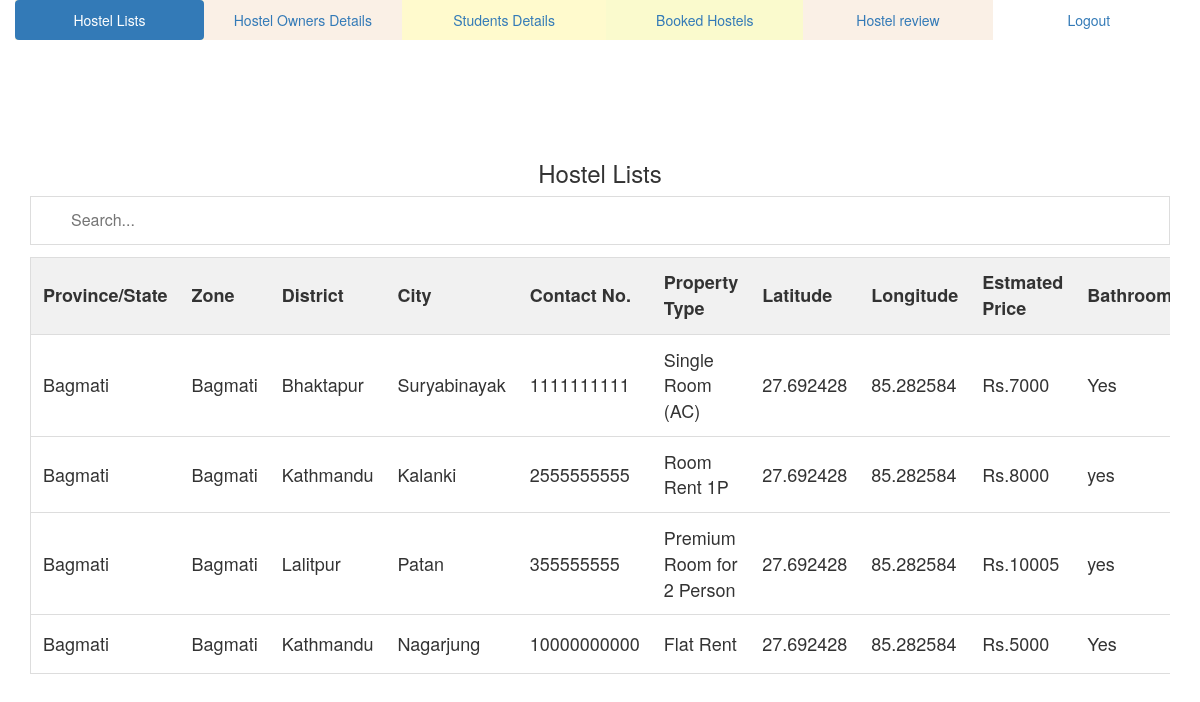
/admin/admin-index.php (signed in), run on the app's committed database.
### tables this page shows
CREATE TABLE `add_property` (
  `property_id` int(10) NOT NULL,
  `province` varchar(50) NOT NULL,
  `zone` varchar(50) NOT NULL,
  `district` varchar(50) NOT NULL,
  `city` varchar(15) NOT NULL,
  `contact_no` bigint(10) NOT NULL,
  `property_type` varchar(50) NOT NULL,
  `estimated_price` bigint(10) NOT NULL,
  `bathroom` varchar(10) NOT NULL,
  `description` varchar(2000) NOT NULL,
  `latitude` decimal(9,6) NOT NULL,
  `longitude` decimal(9,6) NOT NULL,
  `owner_id` int(10) NOT NULL,
  `booked` varchar(10) NOT NULL DEFAULT 'No'
);

### admin/admin-index.php (the view, shortened to what this page needs)
<?php
include("navbar.php");
 ?>
<head>
<link rel="stylesheet" type="text/css" href="style.css">
</head>
<body>
 <div class="container-fluid">
  <ul class="nav nav-pills nav-justified">
    <li class="active" style="background-color: #FFF8DC"><a data-toggle="pill" href="#home">Hostel Lists</a></li>
    <li style="background-color: #FAF0E6"><a data-toggle="pill" href="#menu1">Hostel Owners Details</a></li>
    <li style="background-color: #FFFACD"><a data-toggle="pill" href="#menu2">Students Details</a></li>
    <li style="background-color: #FAFACD"><a data-toggle="pill" href="#menu3">Booked Hostels</a></li>
    <li style="background-color: #FAF0E6"><a href="review.php">Hostel review</a></li>
     <?php
if(isset($_SESSION["email"]) && !empty($_SESSION['email'])){
  echo '<li><a href="../logout.php">Logout</a></li>';
}
else {?>
      <li><a href="../how-to-register.php"><span class="glyphicon glyphicon-user"></span> Register</a></li>
      <li><a href="../how-to-login.php"><span class="glyphicon glyphicon-log-in"></span> Login</a></li>
    <?php } ?>
  </ul>
  <div class="tab-content">
    <div id="home" class="tab-pane fade in active">
      <center style="margin-top:120px;"><h3>Hostel Lists</h3></center>
      <div class="container-fluid">
      <input type="text" id="myInput" onkeyup="myFunction()" placeholder="Search..." title="Type in a name">
            <div style="overflow-x:auto;">
              <table id="myTable">
                <tr class="header">
                  <th>Province/State</th>
                  <th>Zone</th>
                  <th>District</th>
                  <th>City</th>
                  <th>Contact No.</th>
                  <th>Property Type</th>
                  <th>Latitude</th>
                  <th>Longitude</th>
                  <th>Estmated Price</th>
                  <th>Bathroom</th>
                </tr>
                <?php
        include("../config/config.php");
        $sql="SELECT * from add_property";
        $result=mysqli_query($db,$sql);
        if(mysqli_num_rows($result)>0)
      {
          while($rows=mysqli_fetch_assoc($result)){
       ?>
                <tr>
                  <td><?php echo $rows['province'] ?></td>
                  <td><?php echo $rows['zone'] ?></td>
                  <td><?php echo $rows['district'] ?></td>
                  <td><?php echo $rows['city'] ?></td>
                  <td><?php echo $rows['contact_no'] ?></td>
                  <td><?php echo $rows['property_type'] ?></td>
                  <td><?php echo $rows['latitude'] ?></td>
                  <td><?php echo $rows['longitude'] ?></td>
                  <td>Rs.<?php echo $rows['estimated_price'] ?></td>
                  <td><?php echo $rows['bathroom'] ?></td>
                </tr>
                <?php }} ?>
              </table>
            </div>
    </div>
  </div>
  </div>
</body>

### admin/style.css (style rules this page uses)
#myInput, #myInput2, #myInput3, #myInput4 { background-image: url('/css/searchicon.png'); background-position: 10px 10px; background-repeat: no-repeat; width: 100%; font-size: 16px; padding: 12px 20px 12px 40px; border: 1px solid #ddd; margin-bottom: 12px; }
#myTable, #myTable2, #myTable3, #myInput4 { border-collapse: collapse; width: 100%; border: 1px solid #ddd; font-size: 18px; }
#myTable th, #myTable td,#myTable2 th, #myTable2 td,#myTable3 th, #myTable3 td,#myTable4 th, #myTable4 td { text-align: left; padding: 12px; }
#myTable tr,#myTable2 tr,#myTable3 tr,#myTable4 tr { border-bottom: 1px solid #ddd; }
#myTable tr.header, #myTable tr:hover,#myTable2 tr.header, #myTable2 tr:hover,#myTable3 tr.header, #myTable3 tr:hover,#myTable4 tr.header, #myTable4 tr:hover { background-color: #f1f1f1; }
th, td { text-align: left; padding: 8px; }

### data on the page
add_property: province "Bagmati", zone "Bagmati", district "Bhaktapur", city "Suryabinayak", contact_no "1111111111", property_type "Single Room (AC)", latitude "27.692428", longitude "85.282584", estimated_price "7000", bathroom "Yes"
add_property: province "Bagmati", zone "Bagmati", district "Kathmandu", city "Kalanki", contact_no "2555555555", property_type "Room Rent 1P", latitude "27.692428", longitude "85.282584", estimated_price "8000", bathroom "yes"
add_property: province "Bagmati", zone "Bagmati", district "Lalitpur", city "Patan", contact_no "355555555", property_type "Premium Room for 2 Person", latitude "27.692428", longitude "85.282584", estimated_price "10005", bathroom "yes"
add_property: province "Bagmati", zone "Bagmati", district "Kathmandu", city "Nagarjung", contact_no "10000000000", property_type "Flat Rent", latitude "27.692428", longitude "85.282584", estimated_price "5000", bathroom "Yes"
